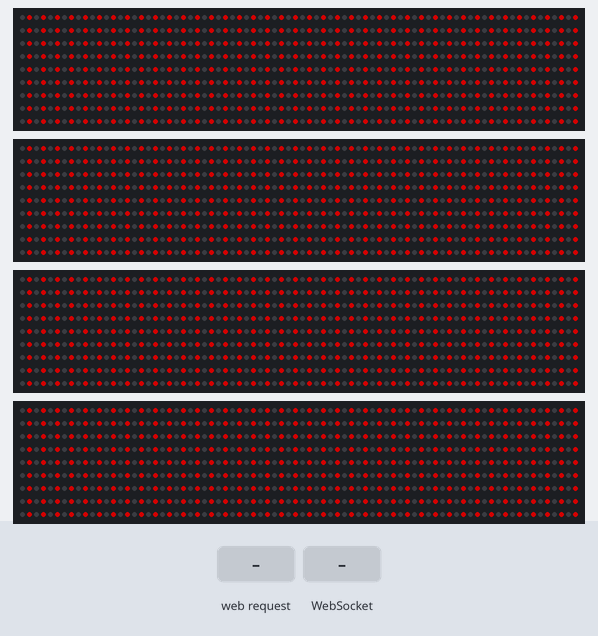
The program below on a simulated ESP32. Parts: 4 × 720 RGB LEDs in strip order, left to right, continuing on the next row. Inputs (shaded band) come from the test bench. Dim RGB values are drawn brighter than linear; WiFi joins after 1.5 s; servers stay silent unless stated; storage starts empty; what the program prints to the serial monitor is not drawn.

Above: at 2.8 s.

The program:

main.cpp
```cpp
#include "globals.h"

void setup()
{
  Serial.begin(115200);

  if (!LittleFS.begin(true))
  {
    Serial.println("An Error has occurred while mounting LittleFS!");
  }

  displaySetup();
  networkingSetup();
}

void loop()
{
  displayLoop();
  networkingLoop();
}
```

globals.h
```cpp
#ifndef GLOBALS_H
#define GLOBALS_H

#include <Arduino.h>
#include <LittleFS.h>

#include "config.h"

#define GRAPHICS_BUFFER_MAX 1 << 14
#define HTTP_PORT 80
#define OTA_PORT 3232

struct PixelDataHeader
{
    uint16_t mode;
    uint16_t width;
    uint16_t height;
    uint16_t scrollSpeedX;
    uint16_t scrollSpeedY;
    uint16_t saveBuffer;
};

extern void networkingSetup();
extern void networkingLoop();

extern void displaySetup();
extern void displayLoop();
extern void displaySetBuffer(uint8_t *buffer, size_t bufferSize);

#endif
```

lut_10x288.h
```cpp
#pragma once

const uint16_t lut[ROWS * COLUMNS] = {
    0, 1, 2, 3, 4, 5, 6, 7, 8, 9, 10, 11, 12, 13, 14, 15, 16, 17, 18, 19, 20, 21, 22, 23, 24, 25, 26, 27, 28, 29, 30, 31, 32, 33, 34, 35, 36, 37, 38, 39, 40, 41, 42, 43, 44, 45, 46, 47, 48, 49, 50, 51, 52, 53, 54, 55, 56, 57, 58, 59, 60, 61, 62, 63, 64, 65, 66, 67, 68, 69, 70, 71, 720, 721, 722, 723, 724, 725, 726, 727, 728, 729, 730, 731, 732, 733, 734, 735, 736, 737, 738, 739, 740, 741, 742, 743, 744, 745, 746, 747, 748, 749, 750, 751, 752, 753, 754, 755, 756, 757, 758, 759, 760, 761, 762, 763, 764, 765, 766, 767, 768, 769, 770, 771, 772, 773, 774, 775, 776, 777, 778, 779, 780, 781, 782, 783, 784, 785, 786, 787, 788, 789, 790, 791, 1440, 1441, 1442, 1443, 1444, 1445, 1446, 1447, 1448, 1449, 1450, 1451, 1452, 1453, 1454, 1455, 1456, 1457, 1458, 1459, 1460, 1461, 1462, 1463, 1464, 1465, 1466, 1467, 1468, 1469, 1470, 1471, 1472, 1473, 1474, 1475, 1476, 1477, 1478, 1479, 1480, 1481, 1482, 1483, 1484, 1485, 1486, 1487, 1488, 1489, 1490, 1491, 1492, 1493, 1494, 1495, 1496, 1497, 1498, 1499, 1500, 1501, 1502, 1503, 1504, 1505, 1506, 1507, 1508, 1509, 1510, 1511, 2160, 2161, 2162, 2163, 2164, 2165, 2166, 2167, 2168, 2169, 2170, 2171, 2172, 2173, 2174, 2175, 2176, 2177, 2178, 2179, 2180, 2181, 2182, 2183, 2184, 2185, 2186, 2187, 2188, 2189, 2190, 2191, 2192, 2193, 2194, 2195, 2196, 2197, 2198, 2199, 2200, 2201, 2202, 2203, 2204, 2205, 2206, 2207, 2208, 2209, 2210, 2211, 2212, 2213, 2214, 2215, 2216, 2217, 2218, 2219, 2220, 2221, 2222, 2223, 2224, 2225, 2226, 2227, 2228, 2229, 2230, 2231, 143, 142, 141, 140, 139, 138, 137, 136, 135, 134, 133, 132, 131, 130, 129, 128, 127, 126, 125, 124, 123, 122, 121, 120, 119, 118, 117, 116, 115, 114, 113, 112, 111, 110, 109, 108, 107, 106, 105, 104, 103, 102, 101, 100, 99, 98, 97, 96, 95, 94, 93, 92, 91, 90, 89, 88, 87, 86, 85, 84, 83, 82, 81, 80, 79, 78, 77, 76, 75, 74, 73, 72, 863, 862, 861, 860, 859, 858, 857, 856, 855, 854, 853, 852, 851, 850, 849, 848, 847, 846, 845, 844, 843, 842, 841, 840, 839, 838, 837, 836, 835, 834, 833, 832, 831, 830, 829, 828, 827, 826, 825, 824, 823, 822, 821, 820, 819, 818, 817, 816, 815, 814, 813, 812, 811, 810, 809, 808, 807, 806, 805, 804, 803, 802, 801, 800, 799, 798, 797, 796, 795, 794, 793, 792, 1583, 1582, 1581, 1580, 1579, 1578, 1577, 1576, 1575, 1574, 1573, 1572, 1571, 1570, 1569, 1568, 1567, 1566, 1565, 1564, 1563, 1562, 1561, 1560, 1559, 1558, 1557, 1556, 1555, 1554, 1553, 1552, 1551, 1550, 1549, 1548, 1547, 1546, 1545, 1544, 1543, 1542, 1541, 1540, 1539, 1538, 1537, 1536, 1535, 1534, 1533, 1532, 1531, 1530, 1529, 1528, 1527, 1526, 1525, 1524, 1523, 1522, 1521, 1520, 1519, 1518, 1517, 1516, 1515, 1514, 1513, 1512, 2303, 2302, 2301, 2300, 2299, 2298, 2297, 2296, 2295, 2294, 2293, 2292, 2291, 2290, 2289, 2288, 2287, 2286, 2285, 2284, 2283, 2282, 2281, 2280, 2279, 2278, 2277, 2276, 2275, 2274, 2273, 2272, 2271, 2270, 2269, 2268, 2267, 2266, 2265, 2264, 2263, 2262, 2261, 2260, 2259, 2258, 2257, 2256, 2255, 2254, 2253, 2252, 2251, 2250, 2249, 2248, 2247, 2246, 2245, 2244, 2243, 2242, 2241, 2240, 2239, 2238, 2237, 2236, 2235, 2234, 2233, 2232, 144, 145, 146, 147, 148, 149, 150, 151, 152, 153, 154, 155, 156, 157, 158, 159, 160, 161, 162, 163, 164, 165, 166, 167, 168, 169, 170, 171, 172, 173, 174, 175, 176, 177, 178, 179, 180, 181, 182, 183, 184, 185, 186, 187, 188, 189, 190, 191, 192, 193, 194, 195, 196, 197, 198, 199, 200, 201, 202, 203, 204, 205, 206, 207, 208, 209, 210, 211, 212, 213, 214, 215, 864, 865, 866, 867, 868, 869, 870, 871, 872, 873, 874, 875, 876, 877, 878, 879, 880, 881, 882, 883, 884, 885, 886, 887, 888, 889, 890, 891, 892, 893, 894, 895, 896, 897, 898, 899, 900, 901, 902, 903, 904, 905, 906, 907, 908, 909, 910, 911, 912, 913, 914, 915, 916, 917, 918, 919, 920, 921, 922, 923, 924, 925, 926, 927, 928, 929, 930, 931, 932, 933, 934, 935, 1584, 1585, 1586, 1587, 1588, 1589, 1590, 1591, 1592, 1593, 1594, 1595, 1596, 1597, 1598, 1599, 1600, 1601, 1602, 1603, 1604, 1605, 1606, 1607, 1608, 1609, 1610, 1611, 1612, 1613, 1614, 1615, 1616, 1617, 1618, 1619, 1620, 1621, 1622, 1623, 1624, 1625, 1626, 1627, 1628, 1629, 1630, 1631, 1632, 1633, 1634, 1635, 1636, 1637, 1638, 1639, 1640, 1641, 1642, 1643, 1644, 1645, 1646, 1647, 1648, 1649, 1650, 1651, 1652, 1653, 1654, 1655, 2304, 2305, 2306, 2307, 2308, 2309, 2310, 2311, 2312, 2313, 2314, 2315, 2316, 2317, 2318, 2319, 2320, 2321, 2322, 2323, 2324, 2325, 2326, 2327, 2328, 2329, 2330, 2331, 2332, 2333, 2334, 2335, 2336, 2337, 2338, 2339, 2340, 2341, 2342, 2343, 2344, 2345, 2346, 2347, 2348, 2349, 2350, 2351, 2352, 2353, 2354, 2355, 2356, 2357, 2358, 2359, 2360, 2361, 2362, 2363, 2364, 2365, 2366, 2367, 2368, 2369, 2370, 2371, 2372, 2373, 2374, 2375, 287, 286, 285, 284, 283, 282, 281, 280, 279, 278, 277, 276, 275, 274, 273, 272, 271, 270, 269, 268, 267, 266, 265, 264, 263, 262, 261, 260, 259, 258, 257, 256, 255, 254, 253, 252, 251, 250, 249, 248, 247, 246, 245, 244, 243, 242, 241, 240, 239, 238, 237, 236, 235, 234, 233, 232, 231, 230, 229, 228, 227, 226, 225, 224, 223, 222, 221, 220, 219, 218, 217, 216, 1007, 1006, 1005, 1004, 1003, 1002, 1001, 1000, 999, 998, 997, 996, 995, 994, 993, 992, 991, 990, 989, 988, 987, 986, 985, 984, 983, 982, 981, 980, 979, 978, 977, 976, 975, 974, 973, 972, 971, 970, 969, 968, 967, 966, 965, 964, 963, 962, 961, 960, 959, 958, 957, 956, 955, 954, 953, 952, 951, 950, 949, 948, 947, 946, 945, 944, 943, 942, 941, 940, 939, 938, 937, 936, 1727, 1726, 1725, 1724, 1723, 1722, 1721, 1720, 1719, 1718, 1717, 1716, 1715, 1714, 1713, 1712, 1711, 1710, 1709, 1708, 1707, 1706, 1705, 1704, 1703, 1702, 1701, 1700, 1699, 1698, 1697, 1696, 1695, 1694, 1693, 1692, 1691, 1690, 1689, 1688, 1687, 1686, 1685, 1684, 1683, 1682, 1681, 1680, 1679, 1678, 1677, 1676, 1675, 1674, 1673, 1672, 1671, 1670, 1669, 1668, 1667, 1666, 1665, 1664, 1663, 1662, 1661, 1660, 1659, 1658, 1657, 1656, 2447, 2446, 2445, 2444, 2443, 2442, 2441, 2440, 2439, 2438, 2437, 2436, 2435, 2434, 2433, 2432, 2431, 2430, 2429, 2428, 2427, 2426, 2425, 2424, 2423, 2422, 2421, 2420, 2419, 2418, 2417, 2416, 2415, 2414, 2413, 2412, 2411, 2410, 2409, 2408, 2407, 2406, 2405, 2404, 2403, 2402, 2401, 2400, 2399, 2398, 2397, 2396, 2395, 2394, 2393, 2392, 2391, 2390, 2389, 2388, 2387, 2386, 2385, 2384, 2383, 2382, 2381, 2380, 2379, 2378, 2377, 2376, 288, 289, 290, 291, 292, 293, 294, 295, 296, 297, 298, 299, 300, 301, 302, 303, 304, 305, 306, 307, 308, 309, 310, 311, 312, 313, 314, 315, 316, 317, 318, 319, 320, 321, 322, 323, 324, 325, 326, 327, 328, 329, 330, 331, 332, 333, 334, 335, 336, 337, 338, 339, 340, 341, 342, 343, 344, 345, 346, 347, 348, 349, 350, 351, 352, 353, 354, 355, 356, 357, 358, 359, 1008, 1009, 1010, 1011, 1012, 1013, 1014, 1015, 1016, 1017, 1018, 1019, 1020, 1021, 1022, 1023, 1024, 1025, 1026, 1027, 1028, 1029, 1030, 1031, 1032, 1033, 1034, 1035, 1036, 1037, 1038, 1039, 1040, 1041, 1042, 1043, 1044, 1045, 1046, 1047, 1048, 1049, 1050, 1051, 1052, 1053, 1054, 1055, 1056, 1057, 1058, 1059, 1060, 1061, 1062, 1063, 1064, 1065, 1066, 1067, 1068, 1069, 1070, 1071, 1072, 1073, 1074, 1075, 1076, 1077, 1078, 1079, 1728, 1729, 1730, 1731, 1732, 1733, 1734, 1735, 1736, 1737, 1738, 1739, 1740, 1741, 1742, 1743, 1744, 1745, 1746, 1747, 1748, 1749, 1750, 1751, 1752, 1753, 1754, 1755, 1756, 1757, 1758, 1759, 1760, 1761, 1762, 1763, 1764, 1765, 1766, 1767, 1768, 1769, 1770, 1771, 1772, 1773, 1774, 1775, 1776, 1777, 1778, 1779, 1780, 1781, 1782, 1783, 1784, 1785, 1786, 1787, 1788, 1789, 1790, 1791, 1792, 1793, 1794, 1795, 1796, 1797, 1798, 1799, 2448, 2449, 2450, 2451, 2452, 2453, 2454, 2455, 2456, 2457, 2458, 2459, 2460, 2461, 2462, 2463, 2464, 2465, 2466, 2467, 2468, 2469, 2470, 2471, 2472, 2473, 2474, 2475, 2476, 2477, 2478, 2479, 2480, 2481, 2482, 2483, 2484, 2485, 2486, 2487, 2488, 2489, 2490, 2491, 2492, 2493, 2494, 2495, 2496, 2497, 2498, 2499, 2500, 2501, 2502, 2503, 2504, 2505, 2506, 2507, 2508, 2509, 2510, 2511, 2512, 2513, 2514, 2515, 2516, 2517, 2518, 2519, 431, 430, 429, 428, 427, 426, 425, 424, 423, 422, 421, 420, 419, 418, 417, 416, 415, 414, 413, 412, 411, 410, 409, 408, 407, 406, 405, 404, 403, 402, 401, 400, 399, 398, 397, 396, 395, 394, 393, 392, 391, 390, 389, 388, 387, 386, 385, 384, 383, 382, 381, 380, 379, 378, 377, 376, 375, 374, 373, 372, 371, 370, 369, 368, 367, 366, 365, 364, 363, 362, 361, 360, 1151, 1150, 1149, 1148, 1147, 1146, 1145, 1144, 1143, 1142, 1141, 1140, 1139, 1138, 1137, 1136, 1135, 1134, 1133, 1132, 1131, 1130, 1129, 1128, 1127, 1126, 1125, 1124, 1123, 1122, 1121, 1120, 1119, 1118, 1117, 1116, 1115, 1114, 1113, 1112, 1111, 1110, 1109, 1108, 1107, 1106, 1105, 1104, 1103, 1102, 1101, 1100, 1099, 1098, 1097, 1096, 1095, 1094, 1093, 1092, 1091, 1090, 1089, 1088, 1087, 1086, 1085, 1084, 1083, 1082, 1081, 1080, 1871, 1870, 1869, 1868, 1867, 1866, 1865, 1864, 1863, 1862, 1861, 1860, 1859, 1858, 1857, 1856, 1855, 1854, 1853, 1852, 1851, 1850, 1849, 1848, 1847, 1846, 1845, 1844, 1843, 1842, 1841, 1840, 1839, 1838, 1837, 1836, 1835, 1834, 1833, 1832, 1831, 1830, 1829, 1828, 1827, 1826, 1825, 1824, 1823, 1822, 1821, 1820, 1819, 1818, 1817, 1816, 1815, 1814, 1813, 1812, 1811, 1810, 1809, 1808, 1807, 1806, 1805, 1804, 1803, 1802, 1801, 1800, 2591, 2590, 2589, 2588, 2587, 2586, 2585, 2584, 2583, 2582, 2581, 2580, 2579, 2578, 2577, 2576, 2575, 2574, 2573, 2572, 2571, 2570, 2569, 2568, 2567, 2566, 2565, 2564, 2563, 2562, 2561, 2560, 2559, 2558, 2557, 2556, 2555, 2554, 2553, 2552, 2551, 2550, 2549, 2548, 2547, 2546, 2545, 2544, 2543, 2542, 2541, 2540, 2539, 2538, 2537, 2536, 2535, 2534, 2533, 2532, 2531, 2530, 2529, 2528, 2527, 2526, 2525, 2524, 2523, 2522, 2521, 2520, 432, 433, 434, 435, 436, 437, 438, 439, 440, 441, 442, 443, 444, 445, 446, 447, 448, 449, 450, 451, 452, 453, 454, 455, 456, 457, 458, 459, 460, 461, 462, 463, 464, 465, 466, 467, 468, 469, 470, 471, 472, 473, 474, 475, 476, 477, 478, 479, 480, 481, 482, 483, 484, 485, 486, 487, 488, 489, 490, 491, 492, 493, 494, 495, 496, 497, 498, 499, 500, 501, 502, 503, 1152, 1153, 1154, 1155, 1156, 1157, 1158, 1159, 1160, 1161, 1162, 1163, 1164, 1165, 1166, 1167, 1168, 1169, 1170, 1171, 1172, 1173, 1174, 1175, 1176, 1177, 1178, 1179, 1180, 1181, 1182, 1183, 1184, 1185, 1186, 1187, 1188, 1189, 1190, 1191, 1192, 1193, 1194, 1195, 1196, 1197, 1198, 1199, 1200, 1201, 1202, 1203, 1204, 1205, 1206, 1207, 1208, 1209, 1210, 1211, 1212, 1213, 1214, 1215, 1216, 1217, 1218, 1219, 1220, 1221, 1222, 1223, 1872, 1873, 1874, 1875, 1876, 1877, 1878, 1879, 1880, 1881, 1882, 1883, 1884, 1885, 1886, 1887, 1888, 1889, 1890, 1891, 1892, 1893, 1894, 1895, 1896, 1897, 1898, 1899, 1900, 1901, 1902, 1903, 1904, 1905, 1906, 1907, 1908, 1909, 1910, 1911, 1912, 1913, 1914, 1915, 1916, 1917, 1918, 1919, 1920, 1921, 1922, 1923, 1924, 1925, 1926, 1927, 1928, 1929, 1930, 1931, 1932, 1933, 1934, 1935, 1936, 1937, 1938, 1939, 1940, 1941, 1942, 1943, 2592, 2593, 2594, 2595, 2596, 2597, 2598, 2599, 2600, 2601, 2602, 2603, 2604, 2605, 2606, 2607, 2608, 2609, 2610, 2611, 2612, 2613, 2614, 2615, 2616, 2617, 2618, 2619, 2620, 2621, 2622, 2623, 2624, 2625, 2626, 2627, 2628, 2629, 2630, 2631, 2632, 2633, 2634, 2635, 2636, 2637, 2638, 2639, 2640, 2641, 2642, 2643, 2644, 2645, 2646, 2647, 2648, 2649, 2650, 2651, 2652, 2653, 2654, 2655, 2656, 2657, 2658, 2659, 2660, 2661, 2662, 2663, 575, 574, 573, 572, 571, 570, 569, 568, 567, 566, 565, 564, 563, 562, 561, 560, 559, 558, 557, 556, 555, 554, 553, 552, 551, 550, 549, 548, 547, 546, 545, 544, 543, 542, 541, 540, 539, 538, 537, 536, 535, 534, 533, 532, 531, 530, 529, 528, 527, 526, 525, 524, 523, 522, 521, 520, 519, 518, 517, 516, 515, 514, 513, 512, 511, 510, 509, 508, 507, 506, 505, 504, 1295, 1294, 1293, 1292, 1291, 1290, 1289, 1288, 1287, 1286, 1285, 1284, 1283, 1282, 1281, 1280, 1279, 1278, 1277, 1276, 1275, 1274, 1273, 1272, 1271, 1270, 1269, 1268, 1267, 1266, 1265, 1264, 1263, 1262, 1261, 1260, 1259, 1258, 1257, 1256, 1255, 1254, 1253, 1252, 1251, 1250, 1249, 1248, 1247, 1246, 1245, 1244, 1243, 1242, 1241, 1240, 1239, 1238, 1237, 1236, 1235, 1234, 1233, 1232, 1231, 1230, 1229, 1228, 1227, 1226, 1225, 1224, 2015, 2014, 2013, 2012, 2011, 2010, 2009, 2008, 2007, 2006, 2005, 2004, 2003, 2002, 2001, 2000, 1999, 1998, 1997, 1996, 1995, 1994, 1993, 1992, 1991, 1990, 1989, 1988, 1987, 1986, 1985, 1984, 1983, 1982, 1981, 1980, 1979, 1978, 1977, 1976, 1975, 1974, 1973, 1972, 1971, 1970, 1969, 1968, 1967, 1966, 1965, 1964, 1963, 1962, 1961, 1960, 1959, 1958, 1957, 1956, 1955, 1954, 1953, 1952, 1951, 1950, 1949, 1948, 1947, 1946, 1945, 1944, 2735, 2734, 2733, 2732, 2731, 2730, 2729, 2728, 2727, 2726, 2725, 2724, 2723, 2722, 2721, 2720, 2719, 2718, 2717, 2716, 2715, 2714, 2713, 2712, 2711, 2710, 2709, 2708, 2707, 2706, 2705, 2704, 2703, 2702, 2701, 2700, 2699, 2698, 2697, 2696, 2695, 2694, 2693, 2692, 2691, 2690, 2689, 2688, 2687, 2686, 2685, 2684, 2683, 2682, 2681, 2680, 2679, 2678, 2677, 2676, 2675, 2674, 2673, 2672, 2671, 2670, 2669, 2668, 2667, 2666, 2665, 2664, 576, 577, 578, 579, 580, 581, 582, 583, 584, 585, 586, 587, 588, 589, 590, 591, 592, 593, 594, 595, 596, 597, 598, 599, 600, 601, 602, 603, 604, 605, 606, 607, 608, 609, 610, 611, 612, 613, 614, 615, 616, 617, 618, 619, 620, 621, 622, 623, 624, 625, 626, 627, 628, 629, 630, 631, 632, 633, 634, 635, 636, 637, 638, 639, 640, 641, 642, 643, 644, 645, 646, 647, 1296, 1297, 1298, 1299, 1300, 1301, 1302, 1303, 1304, 1305, 1306, 1307, 1308, 1309, 1310, 1311, 1312, 1313, 1314, 1315, 1316, 1317, 1318, 1319, 1320, 1321, 1322, 1323, 1324, 1325, 1326, 1327, 1328, 1329, 1330, 1331, 1332, 1333, 1334, 1335, 1336, 1337, 1338, 1339, 1340, 1341, 1342, 1343, 1344, 1345, 1346, 1347, 1348, 1349, 1350, 1351, 1352, 1353, 1354, 1355, 1356, 1357, 1358, 1359, 1360, 1361, 1362, 1363, 1364, 1365, 1366, 1367, 2016, 2017, 2018, 2019, 2020, 2021, 2022, 2023, 2024, 2025, 2026, 2027, 2028, 2029, 2030, 2031, 2032, 2033, 2034, 2035, 2036, 2037, 2038, 2039, 2040, 2041, 2042, 2043, 2044, 2045, 2046, 2047, 2048, 2049, 2050, 2051, 2052, 2053, 2054, 2055, 2056, 2057, 2058, 2059, 2060, 2061, 2062, 2063, 2064, 2065, 2066, 2067, 2068, 2069, 2070, 2071, 2072, 2073, 2074, 2075, 2076, 2077, 2078, 2079, 2080, 2081, 2082, 2083, 2084, 2085, 2086, 2087, 2736, 2737, 2738, 2739, 2740, 2741, 2742, 2743, 2744, 2745, 2746, 2747, 2748, 2749, 2750, 2751, 2752, 2753, 2754, 2755, 2756, 2757, 2758, 2759, 2760, 2761, 2762, 2763, 2764, 2765, 2766, 2767, 2768, 2769, 2770, 2771, 2772, 2773, 2774, 2775, 2776, 2777, 2778, 2779, 2780, 2781, 2782, 2783, 2784, 2785, 2786, 2787, 2788, 2789, 2790, 2791, 2792, 2793, 2794, 2795, 2796, 2797, 2798, 2799, 2800, 2801, 2802, 2803, 2804, 2805, 2806, 2807, 719, 718, 717, 716, 715, 714, 713, 712, 711, 710, 709, 708, 707, 706, 705, 704, 703, 702, 701, 700, 699, 698, 697, 696, 695, 694, 693, 692, 691, 690, 689, 688, 687, 686, 685, 684, 683, 682, 681, 680, 679, 678, 677, 676, 675, 674, 673, 672, 671, 670, 669, 668, 667, 666, 665, 664, 663, 662, 661, 660, 659, 658, 657, 656, 655, 654, 653, 652, 651, 650, 649, 648, 1439, 1438, 1437, 1436, 1435, 1434, 1433, 1432, 1431, 1430, 1429, 1428, 1427, 1426, 1425, 1424, 1423, 1422, 1421, 1420, 1419, 1418, 1417, 1416, 1415, 1414, 1413, 1412, 1411, 1410, 1409, 1408, 1407, 1406, 1405, 1404, 1403, 1402, 1401, 1400, 1399, 1398, 1397, 1396, 1395, 1394, 1393, 1392, 1391, 1390, 1389, 1388, 1387, 1386, 1385, 1384, 1383, 1382, 1381, 1380, 1379, 1378, 1377, 1376, 1375, 1374, 1373, 1372, 1371, 1370, 1369, 1368, 2159, 2158, 2157, 2156, 2155, 2154, 2153, 2152, 2151, 2150, 2149, 2148, 2147, 2146, 2145, 2144, 2143, 2142, 2141, 2140, 2139, 2138, 2137, 2136, 2135, 2134, 2133, 2132, 2131, 2130, 2129, 2128, 2127, 2126, 2125, 2124, 2123, 2122, 2121, 2120, 2119, 2118, 2117, 2116, 2115, 2114, 2113, 2112, 2111, 2110, 2109, 2108, 2107, 2106, 2105, 2104, 2103, 2102, 2101, 2100, 2099, 2098, 2097, 2096, 2095, 2094, 2093, 2092, 2091, 2090, 2089, 2088, 2879, 2878, 2877, 2876, 2875, 2874, 2873, 2872, 2871, 2870, 2869, 2868, 2867, 2866, 2865, 2864, 2863, 2862, 2861, 2860, 2859, 2858, 2857, 2856, 2855, 2854, 2853, 2852, 2851, 2850, 2849, 2848, 2847, 2846, 2845, 2844, 2843, 2842, 2841, 2840, 2839, 2838, 2837, 2836, 2835, 2834, 2833, 2832, 2831, 2830, 2829, 2828, 2827, 2826, 2825, 2824, 2823, 2822, 2821, 2820, 2819, 2818, 2817, 2816, 2815, 2814, 2813, 2812, 2811, 2810, 2809, 2808};
```

config.h
```cpp
#define HOSTNAME "webdev"
#define BRIGHTNESS 128

#define ROWS 10
#define COLUMNS 288

#define LEDS_PER_STRIP 720

#include "lut_10x288.h"
```

Source omitted: display.cpp (6015 bytes), networking.cpp (5858 bytes)
